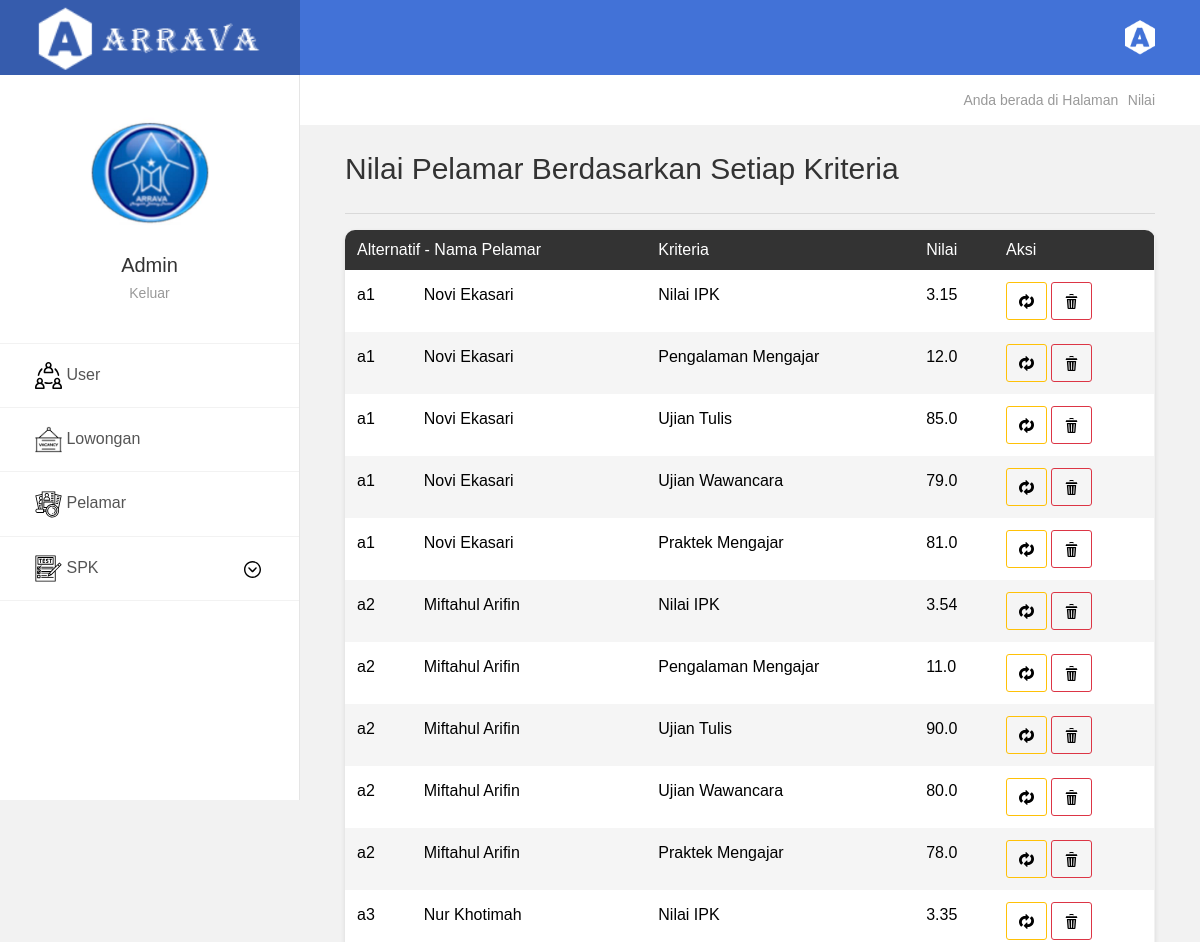
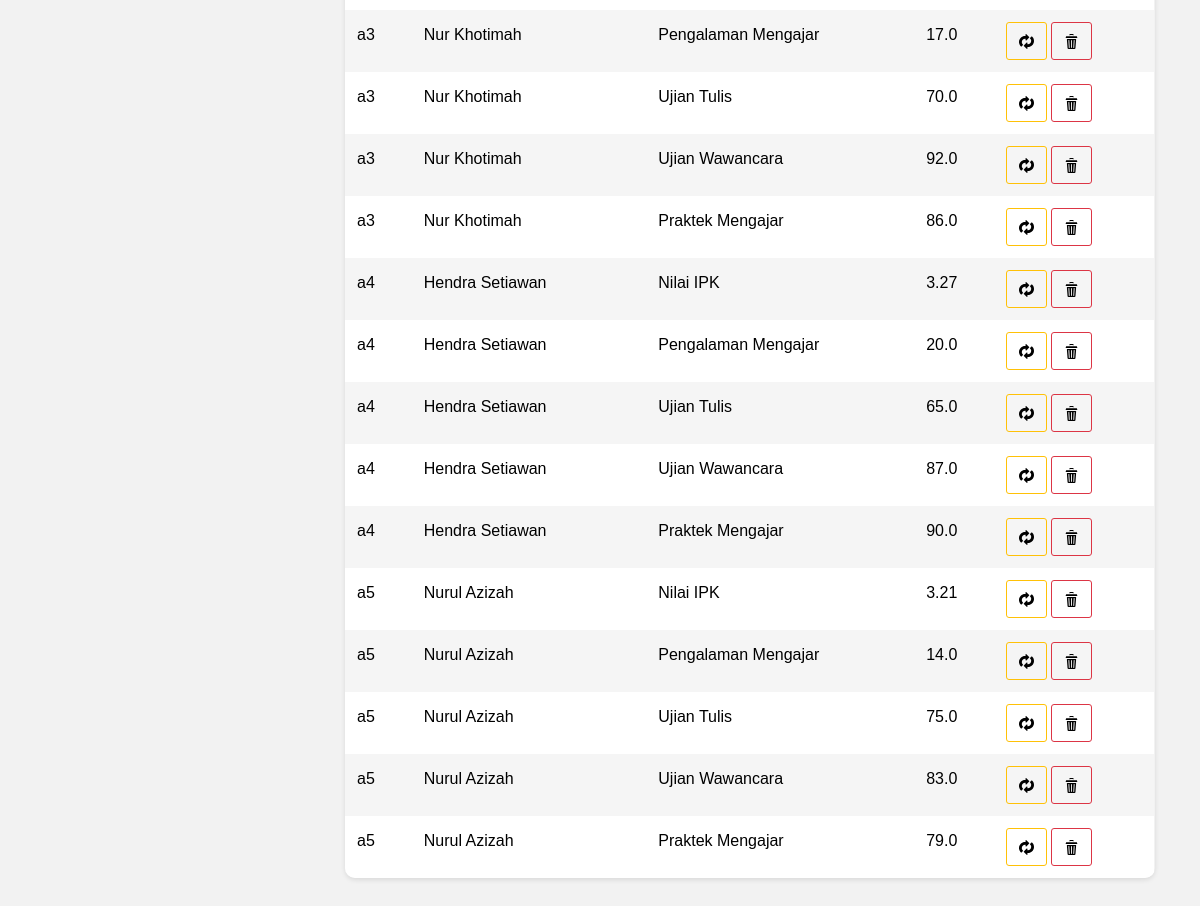
Page /nilai/ (signed in) on the committed database (2 pictures, top to bottom).
### nilai/models.py (models this page shows, shortened)
class nilai(models.Model):
	id_nilai		= models.AutoField(auto_created=True, primary_key=True, serialize=False)
	nama_alternatif	= models.ForeignKey(
						account_models.candidate,
						on_delete=models.CASCADE,
					)
	nama_kriteria	= models.ForeignKey(
						kriteria_models.kriteria,
						on_delete=models.CASCADE,
					)
	nilai 			= models.FloatField(null=True)

### account/models.py (models this page shows)
class candidate(models.Model):
	JENKEL = {
		('laki-laki', 'Laki-laki'),
		('perempuan', 'Perempuan'),
	}
	STAT = {
		('seleksi', 'Seleksi'),
		('diterima', 'Diterima'),
		('ditolak', 'Ditolak'),
	}
	LUL = {
		('d1', 'D1'),
		('d2', 'D2'),
		('d3', 'D3'),
		('d4', 'D4'),
		('s1', 'S1')
	}
	id_candidate	= models.CharField(max_length=3, default=increment_candidate, primary_key=True)
	nama_depan		= models.CharField(max_length=25, null=True)
	nama_belakang	= models.CharField(max_length=25, null=True)
	jenis_kelamin	= models.CharField(max_length=25, choices=JENKEL, default='laki-laki')
	tgl_lahir		= models.DateField(blank=True, null=True)
	no_telp			= models.CharField(max_length=13, null=True, blank=True, validators=[validators.MinLengthValidator(10)])
	alamat	 		= models.TextField(null=True, blank=True)
	foto_profil		= models.ImageField(default='default.jpg', blank=True)
	cv				= models.FileField(default='cv.pdf', blank=True)
	status			= models.CharField(max_length=25, choices=STAT, default='seleksi')
	cand_mail 		= models.OneToOneField(
							users,
							null=True,
							blank=True,
							on_delete=models.CASCADE,
							limit_choices_to={'is_leader':False, 'is_staff':False}
						)
	def __str__(self):
		return self.nama_depan + " " + self.nama_belakang

### kriteria/models.py (models this page shows)
class kriteria(models.Model):
	KAID = {
		('maksimasi', 'Maksimasi'),
		('minimasi', 'Minimasi'),
	}
	TIPREF = {
		('usual', 'I: Usual'),
		('quasi', 'II: Quasi'),
		('linear', 'III: Linear'),
		('level', 'IV: Level'),
		('linear-quasi', 'V: Linear-Quasi'),
	}
	id_kriteria		= models.CharField(max_length=3, default=increment_kriteria, primary_key=True)
	nama_kriteria	= models.CharField(max_length=25, null=True)
	kaidah			= models.CharField(max_length=10, null=True, choices=KAID)
	tipe_preferensi	= models.CharField(max_length=25, null=True, choices=TIPREF)
	parameter_p		= models.FloatField(null=True, default=0)
	parameter_q		= models.FloatField(null=True, default=0)
	keterangan		= models.CharField(max_length=75, null=True, blank=True)
	def __str__(self):
		return self.nama_kriteria

### account/decorators.py (the view)
	def wrapper_func(request, *args, **kwargs):
		if request.user.is_authenticated:
			if request.user.is_staff == True or request.user.is_leader == True:
				return view_func(request, *args, **kwargs)
			else:
				return HttpResponse('Anda tidak memiliki akses ke Halaman ini')

### nilai/views.py (called while the page is built)
@login_required(login_url='login1')
@admin_leader
@alternatif_ada
@kriteria_ada
def lihat_nilaiV(request):
	db_nilai = nilai.objects.order_by('nama_alternatif', 'nama_kriteria')
	db_cand  = candidate.objects.order_by('id_candidate')
	db_krit  = kriteria.objects.order_by('id_kriteria')
	db_verif = verify.objects.all()
	verif_ada = False
	if db_verif.exists():
		verif_ada = db_verif[0].verifikasi
	context = {
		'judul'		:'Nilai',
		'judul_isi' :'Nilai Pelamar Berdasarkan Setiap Kriteria',
		'tabel'		:db_nilai,
		'jmlh_nilai':db_nilai.count(),
		'jmlh_data'	:db_cand.count() * db_krit.count(),
		'kurang'	:(db_cand.count() * db_krit.count()) - db_nilai.count(),
		'verif'		:verif_ada,
	}
	return render(request, 'nilai/lihat_nilai.html', context)

### nilai/templates/nilai/lihat_nilai.html (shortened to what this page needs)
{% extends "base_menu/base.html" %}
{% load static %}
{% block isi %}
<div class="page-wrapper">
	{% if request.user.is_staff is True %}
	{% include "base_menu/sideA.html" %}
	{% elif request.user.is_leader is True %}
	{% include "base_menu/sideL.html" %}
	{% endif %}
	<div class="page-container2">
		{% include "base_menu/header.html" %}
		{% include "base_menu/breadcrumb.html" %}
		<section>
			<div class="section__content section__content--p30">
				<div class="container-fluid">
					<br>
					<div class="row">
						<div class="col-md-12">
							<div class="overview-wrap">
								<h2 class="title-1 m-b-10">{{judul_isi}}</h2>
							</div>
							<hr>
							<div class="table-responsive table--no-card m-b-30">
								<table class="table table-borderless table-striped table-earning">
									<thead class="">
										<tr>
											<th colspan="2">Alternatif - Nama Pelamar</th>
											<th>Kriteria</th>
											<th>Nilai</th>
											{% if request.user.is_staff is True %}
											<th>Aksi</th>
											{% endif %}
										</tr>
									</thead>
									<tbody class="">
										{% for data in tabel %}
										<tr>
											<td>{{data.nama_alternatif.id_candidate}}</td>
											<td>{{data.nama_alternatif}}</td>
											<td>{{data.nama_kriteria}}</td>
											<td>{{data.nilai}}</td>
											{% if request.user.is_staff is True %}
											{% if verif is True %}
											<td>
												<span class="status--process">Selesai</span>
											</td>
											{% else %}
											<td>
												<a href="{% url 'nilai:ubah_nilai' data.id_nilai %}" class="btn btn-outline-warning" title="Ubah Data Nilai">
													<img src="{% static "images/icon/loop.svg" %}" style="width:15px;">
												</a>
												<a href="{% url 'nilai:hapus_nilai' data.id_nilai %}" class="btn btn-outline-danger" title="Hapus Data Nilai">
													<img src="{% static "images/icon/delete.svg" %}" style="width:15px;">
												</a>
											</td>
											{% endif %}
											{% endif %}
										</tr>
										{% endfor %}
									</tbody>
								</table>
							</div>
						</div>
					</div>
				</div>
			</div>
		</section>
	</div>
</div>
{% endblock isi %}

### rows in the picture
nilai: nama_alternatif.id_candidate "a1", nama_alternatif "Novi Ekasari", nama_kriteria "Nilai IPK", nilai "3.15"
nilai: nama_alternatif.id_candidate "a1", nama_alternatif "Novi Ekasari", nama_kriteria "Pengalaman Mengajar", nilai "12.0"
nilai: nama_alternatif.id_candidate "a1", nama_alternatif "Novi Ekasari", nama_kriteria "Ujian Tulis", nilai "85.0"
nilai: nama_alternatif.id_candidate "a1", nama_alternatif "Novi Ekasari", nama_kriteria "Ujian Wawancara", nilai "79.0"
nilai: nama_alternatif.id_candidate "a1", nama_alternatif "Novi Ekasari", nama_kriteria "Praktek Mengajar", nilai "81.0"
nilai: nama_alternatif.id_candidate "a2", nama_alternatif "Miftahul Arifin", nama_kriteria "Nilai IPK", nilai "3.54"
nilai: nama_alternatif.id_candidate "a2", nama_alternatif "Miftahul Arifin", nama_kriteria "Pengalaman Mengajar", nilai "11.0"
nilai: nama_alternatif.id_candidate "a2", nama_alternatif "Miftahul Arifin", nama_kriteria "Ujian Tulis", nilai "90.0"
nilai: nama_alternatif.id_candidate "a2", nama_alternatif "Miftahul Arifin", nama_kriteria "Ujian Wawancara", nilai "80.0"
nilai: nama_alternatif.id_candidate "a2", nama_alternatif "Miftahul Arifin", nama_kriteria "Praktek Mengajar", nilai "78.0"
nilai: nama_alternatif.id_candidate "a3", nama_alternatif "Nur Khotimah", nama_kriteria "Nilai IPK", nilai "3.35"
nilai: nama_alternatif.id_candidate "a3", nama_alternatif "Nur Khotimah", nama_kriteria "Pengalaman Mengajar", nilai "17.0"
nilai: nama_alternatif.id_candidate "a3", nama_alternatif "Nur Khotimah", nama_kriteria "Ujian Tulis", nilai "70.0"
nilai: nama_alternatif.id_candidate "a3", nama_alternatif "Nur Khotimah", nama_kriteria "Ujian Wawancara", nilai "92.0"
nilai: nama_alternatif.id_candidate "a3", nama_alternatif "Nur Khotimah", nama_kriteria "Praktek Mengajar", nilai "86.0"
nilai: nama_alternatif.id_candidate "a4", nama_alternatif "Hendra Setiawan", nama_kriteria "Nilai IPK", nilai "3.27"
nilai: nama_alternatif.id_candidate "a4", nama_alternatif "Hendra Setiawan", nama_kriteria "Pengalaman Mengajar", nilai "20.0"
nilai: nama_alternatif.id_candidate "a4", nama_alternatif "Hendra Setiawan", nama_kriteria "Ujian Tulis", nilai "65.0"
nilai: nama_alternatif.id_candidate "a4", nama_alternatif "Hendra Setiawan", nama_kriteria "Ujian Wawancara", nilai "87.0"
nilai: nama_alternatif.id_candidate "a4", nama_alternatif "Hendra Setiawan", nama_kriteria "Praktek Mengajar", nilai "90.0"
nilai: nama_alternatif.id_candidate "a5", nama_alternatif "Nurul Azizah", nama_kriteria "Nilai IPK", nilai "3.21"
nilai: nama_alternatif.id_candidate "a5", nama_alternatif "Nurul Azizah", nama_kriteria "Pengalaman Mengajar", nilai "14.0"
nilai: nama_alternatif.id_candidate "a5", nama_alternatif "Nurul Azizah", nama_kriteria "Ujian Tulis", nilai "75.0"
nilai: nama_alternatif.id_candidate "a5", nama_alternatif "Nurul Azizah", nama_kriteria "Ujian Wawancara", nilai "83.0"
nilai: nama_alternatif.id_candidate "a5", nama_alternatif "Nurul Azizah", nama_kriteria "Praktek Mengajar", nilai "79.0"

### other values in the picture
{{ judul }} "Nilai"
{{ judul_isi }} "Nilai Pelamar Berdasarkan Setiap Kriteria"
